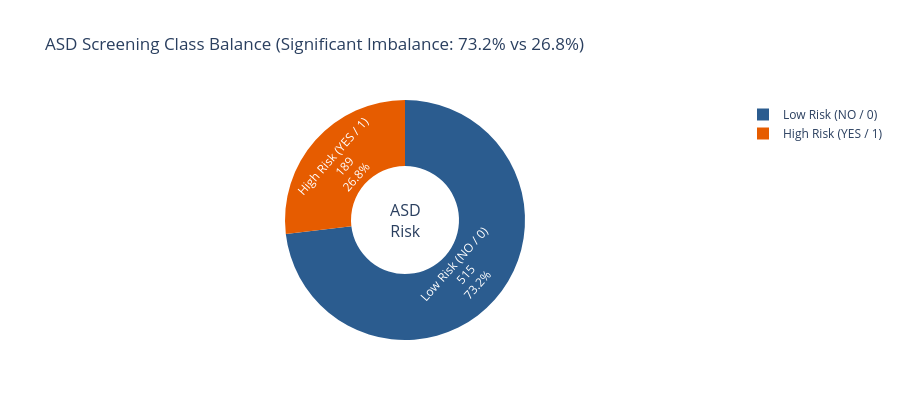
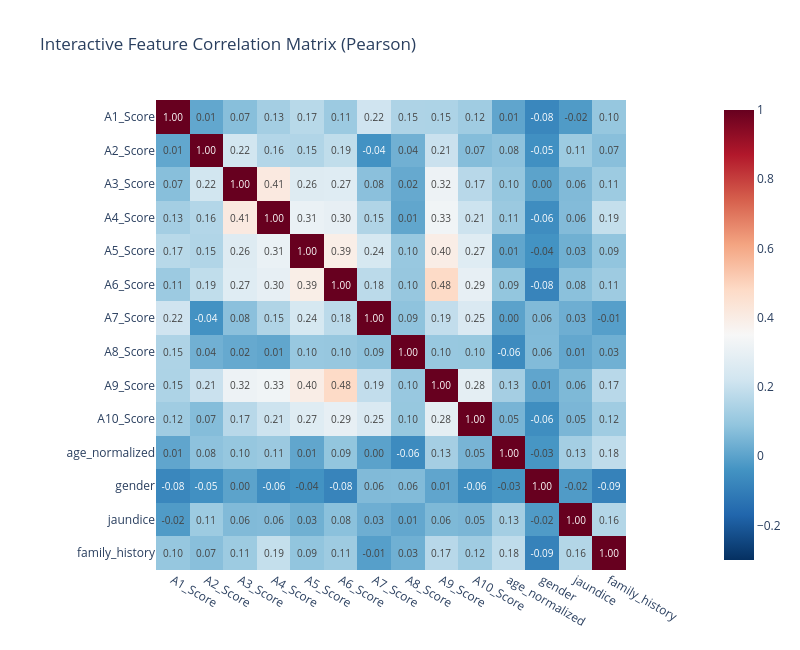

Notebook source saved alongside these figures, in order:
### Code cell
# Interactive EDA: Class Distribution & Feature Correlations with Plotly
counts = processed_df['Class/ASD'].value_counts()
class_labels = {0: 'Low Risk (NO / 0)', 1: 'High Risk (YES / 1)'}

# 1. Donut Chart for Class Balance
fig_donut = go.Figure(data=[go.Pie(
    labels=[class_labels[k] for k in counts.index],
    values=counts.values,
    hole=.45,
    marker_colors=['#2b5c8f', '#e65c00'],
    textinfo='label+percent+value'
)])
fig_donut.update_layout(
    title_text="ASD Screening Class Balance (Significant Imbalance: 73.2% vs 26.8%)",
    height=420,
    annotations=[dict(text='ASD<br>Risk', x=0.5, y=0.5, font_size=16, showarrow=False)]
)
fig_donut.show()

# 2. Interactive Correlation Matrix Heatmap
corr_matrix = processed_df[feature_cols].corr()
fig_corr = px.imshow(
    corr_matrix,
    x=feature_cols,
    y=feature_cols,
    color_continuous_scale='RdBu_r',
    zmin=-0.3, zmax=1.0,
    title="Interactive Feature Correlation Matrix (Pearson)",
    text_auto=".2f"
)
fig_corr.update_layout(height=650, width=800)
fig_corr.show()

### Figure 1 — Plotly figure (JSON) as saved in the notebook; plotly's stock layout.template omitted (floating-point values rounded to 4 significant figures)
{"data": [{"hole": 0.45, "labels": ["Low Risk (NO / 0)", "High Risk (YES / 1)"], "marker": {"colors": ["#2b5c8f", "#e65c00"]}, "textinfo": "label+percent+value", "type": "pie", "values": [515, 189]}], "layout": {"annotations": [{"font": {"size": 16}, "showarrow": false, "text": "ASD<br>Risk", "x": 0.5, "y": 0.5}], "height": 420, "title": {"text": "ASD Screening Class Balance (Significant Imbalance: 73.2% vs 26.8%)"}}}

### Figure 2 — Plotly figure (JSON) as saved in the notebook; plotly's stock layout.template omitted (floating-point values rounded to 4 significant figures; data arrays with more than 128 entries replaced by an {"elided": "..."} marker saying what was removed)
{"data": [{"coloraxis": "coloraxis", "hovertemplate": "x: %{x}<br>y: %{y}<br>color: %{z}<extra></extra>", "name": "0", "texttemplate": "%{z:.2f}", "type": "heatmap", "x": ["A1_Score", "A2_Score", "A3_Score", "A4_Score", "A5_Score", "A6_Score", "A7_Score", "A8_Score", "A9_Score", "A10_Score", "age_normalized", "gender", "jaundice", "family_history"], "xaxis": "x", "y": ["A1_Score", "A2_Score", "A3_Score", "A4_Score", "A5_Score", "A6_Score", "A7_Score", "A8_Score", "A9_Score", "A10_Score", "age_normalized", "gender", "jaundice", "family_history"], "yaxis": "y", "z": {"elided": "14x14 float values"}}], "layout": {"coloraxis": {"autocolorscale": false, "cmax": 1.0, "cmin": -0.3, "colorscale": [[0.0, "rgb(5,48,97)"], [0.1, "rgb(33,102,172)"], [0.2, "rgb(67,147,195)"], [0.3, "rgb(146,197,222)"], [0.4, "rgb(209,229,240)"], [0.5, "rgb(247,247,247)"], [0.6, "rgb(253,219,199)"], [0.7, "rgb(244,165,130)"], [0.8, "rgb(214,96,77)"], [0.9, "rgb(178,24,43)"], [1.0, "rgb(103,0,31)"]]}, "height": 650, "title": {"text": "Interactive Feature Correlation Matrix (Pearson)"}, "width": 800, "xaxis": {"anchor": "y", "constrain": "domain", "domain": [0.0, 1.0], "scaleanchor": "y"}, "yaxis": {"anchor": "x", "autorange": "reversed", "constrain": "domain", "domain": [0.0, 1.0]}}}
